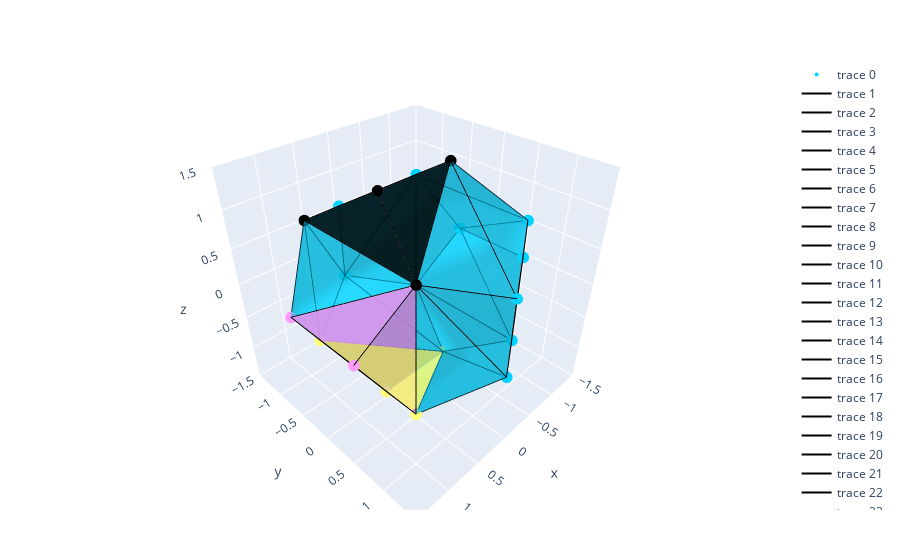

Here is the notebook cell this chart was saved with:
### Code cell
plotAssembly(convexDecomposition(Dodecahedron))

### Figure 1 — Plotly figure (JSON) as saved in the notebook; plotly's stock layout.template omitted (floating-point values rounded to 4 significant figures)
{"data": [{"marker": {"color": "#00D3FF", "size": 4}, "mode": "markers", "text": ["1", "2", "3", "4", "5", "6", "7", "8", "9", "10", "11", "12", "13", "14", "15", "16", "17"], "textposition": "bottom center", "type": "scatter3d", "x": [-0.5393, 0, 0.8727, -0.8727, 0, 0.8727, -0.8727, -0.5393, 0, 0.8727, -0.8727, 0, 0.8727, -0.8727, -1.412, 1.412, -1.412], "y": [0, 1.412, 0.8727, 0.8727, -1.412, -0.8727, -0.8727, 0, 1.412, 0.8727, 0.8727, -1.412, -0.8727, -0.8727, 0.5393, -0.5393, -0.5393], "z": [1.412, 0.5393, 0.8727, 0.8727, 0.5393, 0.8727, 0.8727, -1.412, -0.5393, -0.8727, -0.8727, -0.5393, -0.8727, -0.8727, 0, 0, 0]}, {"line": {"color": "black"}, "mode": "lines", "type": "scatter3d", "x": [-0.8727, -1.412], "y": [0.8727, -0.5393], "z": [-0.8727, 0]}, {"line": {"color": "black"}, "mode": "lines", "type": "scatter3d", "x": [-0.8727, -0.8727], "y": [0.8727, -0.8727], "z": [-0.8727, -0.8727]}, {"line": {"color": "black"}, "mode": "lines", "type": "scatter3d", "x": [0.8727, 1.412], "y": [0.8727, -0.5393], "z": [-0.8727, 0]}, {"line": {"color": "black"}, "mode": "lines", "type": "scatter3d", "x": [0.8727, 0.8727], "y": [0.8727, -0.8727], "z": [-0.8727, -0.8727]}, {"line": {"color": "black"}, "mode": "lines", "type": "scatter3d", "x": [-0.8727, -1.412], "y": [0.8727, -0.5393], "z": [0.8727, 0]}, {"line": {"color": "black"}, "mode": "lines", "type": "scatter3d", "x": [-0.8727, -0.8727], "y": [0.8727, -0.8727], "z": [0.8727, 0.8727]}, {"line": {"color": "black"}, "mode": "lines", "type": "scatter3d", "x": [0.8727, 1.412], "y": [0.8727, -0.5393], "z": [0.8727, 0]}, {"line": {"color": "black"}, "mode": "lines", "type": "scatter3d", "x": [0.8727, 0.8727], "y": [0.8727, -0.8727], "z": [0.8727, 0.8727]}, {"line": {"color": "black"}, "mode": "lines", "type": "scatter3d", "x": [-0.8727, -0.8727], "y": [-0.8727, -0.8727], "z": [0.8727, -0.8727]}, {"line": {"color": "black"}, "mode": "lines", "type": "scatter3d", "x": [-0.8727, 0], "y": [-0.8727, -1.412], "z": [0.8727, -0.5393]}, {"line": {"color": "black"}, "mode": "lines", "type": "scatter3d", "x": [0.8727, 0.8727], "y": [-0.8727, -0.8727], "z": [0.8727, -0.8727]}, {"line": {"color": "black"}, "mode": "lines", "type": "scatter3d", "x": [0.8727, 0], "y": [-0.8727, -1.412], "z": [0.8727, -0.5393]}, {"line": {"color": "black"}, "mode": "lines", "type": "scatter3d", "x": [-0.8727, -0.8727], "y": [0.8727, 0.8727], "z": [0.8727, -0.8727]}, {"line": {"color": "black"}, "mode": "lines", "type": "scatter3d", "x": [-0.8727, 0], "y": [0.8727, 1.412], "z": [0.8727, -0.5393]}, {"line": {"color": "black"}, "mode": "lines", "type": "scatter3d", "x": [0.8727, 0.8727], "y": [0.8727, 0.8727], "z": [0.8727, -0.8727]}, {"line": {"color": "black"}, "mode": "lines", "type": "scatter3d", "x": [0.8727, 0], "y": [0.8727, 1.412], "z": [0.8727, -0.5393]}, {"line": {"color": "black"}, "mode": "lines", "type": "scatter3d", "x": [-0.5393, 0], "y": [0, -1.412], "z": [-1.412, -0.5393]}, {"line": {"color": "black"}, "mode": "lines", "type": "scatter3d", "x": [-0.5393, 0.8727], "y": [0, -0.8727], "z": [-1.412, -0.8727]}, {"line": {"color": "black"}, "mode": "lines", "type": "scatter3d", "x": [-0.5393, 0], "y": [0, 1.412], "z": [-1.412, -0.5393]}, {"line": {"color": "black"}, "mode": "lines", "type": "scatter3d", "x": [-0.5393, 0.8727], "y": [0, 0.8727], "z": [-1.412, -0.8727]}, {"line": {"color": "black"}, "mode": "lines", "type": "scatter3d", "x": [-0.5393, 0], "y": [0, -1.412], "z": [1.412, 0.5393]}, {"line": {"color": "black"}, "mode": "lines", "type": "scatter3d", "x": [-0.5393, 0.8727], "y": [0, -0.8727], "z": [1.412, 0.8727]}, {"line": {"color": "black"}, "mode": "lines", "type": "scatter3d", "x": [-0.5393, 0], "y": [0, 1.412], "z": [1.412, 0.5393]}, {"line": {"color": "black"}, "mode": "lines", "type": "scatter3d", "x": [-0.5393, 0.8727], "y": [0, 0.8727], "z": [1.412, 0.8727]}, {"line": {"color": "black"}, "mode": "lines", "type": "scatter3d", "x": [-1.412, -1.412], "y": [0.5393, -0.5393], "z": [0, 0]}, {"line": {"color": "black"}, "mode": "lines", "type": "scatter3d", "x": [-0.8727, -1.412], "y": [-0.8727, -0.5393], "z": [-0.8727, 0]}, {"line": {"color": "black"}, "mode": "lines", "type": "scatter3d", "x": [0.8727, 1.412], "y": [-0.8727, -0.5393], "z": [-0.8727, 0]}, {"line": {"color": "black"}, "mode": "lines", "type": "scatter3d", "x": [0, -0.8727], "y": [-1.412, -0.8727], "z": [-0.5393, -0.8727]}, {"line": {"color": "black"}, "mode": "lines", "type": "scatter3d", "x": [0, 0.8727], "y": [-1.412, -0.8727], "z": [-0.5393, -0.8727]}, {"line": {"color": "black"}, "mode": "lines", "type": "scatter3d", "x": [-0.8727, -1.412], "y": [0.8727, 0.5393], "z": [-0.8727, 0]}, {"line": {"color": "black"}, "mode": "lines", "type": "scatter3d", "x": [0, -0.8727], "y": [1.412, 0.8727], "z": [-0.5393, -0.8727]}, {"line": {"color": "black"}, "mode": "lines", "type": "scatter3d", "x": [0, 0.8727], "y": [1.412, 0.8727], "z": [-0.5393, -0.8727]}, {"line": {"color": "black"}, "mode": "lines", "type": "scatter3d", "x": [-0.5393, -0.8727], "y": [0, -0.8727], "z": [-1.412, -0.8727]}, {"line": {"color": "black"}, "mode": "lines", "type": "scatter3d", "x": [-0.5393, -0.8727], "y": [0, 0.8727], "z": [-1.412, -0.8727]}, {"line": {"color": "black"}, "mode": "lines", "type": "scatter3d", "x": [-0.8727, -1.412], "y": [-0.8727, -0.5393], "z": [0.8727, 0]}, {"line": {"color": "black"}, "mode": "lines", "type": "scatter3d", "x": [0.8727, 1.412], "y": [-0.8727, -0.5393], "z": [0.8727, 0]}, {"line": {"color": "black"}, "mode": "lines", "type": "scatter3d", "x": [0, 0], "y": [-1.412, -1.412], "z": [0.5393, -0.5393]}, {"line": {"color": "black"}, "mode": "lines", "type": "scatter3d", "x": [0, -0.8727], "y": [-1.412, -0.8727], "z": [0.5393, 0.8727]}, {"line": {"color": "black"}, "mode": "lines", "type": "scatter3d", "x": [0, 0.8727], "y": [-1.412, -0.8727], "z": [0.5393, 0.8727]}, {"line": {"color": "black"}, "mode": "lines", "type": "scatter3d", "x": [-0.8727, -1.412], "y": [0.8727, 0.5393], "z": [0.8727, 0]}, {"line": {"color": "black"}, "mode": "lines", "type": "scatter3d", "x": [0, 0], "y": [1.412, 1.412], "z": [0.5393, -0.5393]}, {"line": {"color": "black"}, "mode": "lines", "type": "scatter3d", "x": [0, -0.8727], "y": [1.412, 0.8727], "z": [0.5393, 0.8727]}, {"line": {"color": "black"}, "mode": "lines", "type": "scatter3d", "x": [0, 0.8727], "y": [1.412, 0.8727], "z": [0.5393, 0.8727]}, {"line": {"color": "black"}, "mode": "lines", "type": "scatter3d", "x": [-0.5393, -0.8727], "y": [0, -0.8727], "z": [1.412, 0.8727]}, {"line": {"color": "black"}, "mode": "lines", "type": "scatter3d", "x": [-0.5393, -0.8727], "y": [0, 0.8727], "z": [1.412, 0.8727]}, {"facecolor": ["#00D3FF", "#00D3FF", "#00D3FF", "#00D3FF", "#00D3FF", "#00D3FF", "#00D3FF", "#00D3FF", "#00D3FF", "#00D3FF", "#00D3FF", "#00D3FF", "#00D3FF", "#00D3FF", "#00D3FF", "#00D3FF", "#00D3FF", "#00D3FF", "#00D3FF", "#00D3FF", "#00D3FF", "#00D3FF", "#00D3FF", "#00D3FF", "#00D3FF", "#00D3FF", "#00D3FF", "#00D3FF", "#00D3FF", "#00D3FF"], "i": [0, 1, 0, 4, 7, 8, 7, 11, 2, 2, 3, 3, 10, 5, 5, 12, 6, 6, 13, 2, 3, 3, 16, 9, 10, 10, 16, 0, 7, 2], "j": [2, 3, 5, 6, 9, 10, 12, 13, 1, 8, 1, 8, 14, 4, 11, 15, 4, 11, 16, 5, 0, 6, 14, 12, 7, 13, 14, 2, 9, 9], "k": [1, 0, 4, 0, 8, 7, 11, 7, 8, 9, 8, 10, 3, 11, 12, 5, 11, 13, 6, 15, 6, 16, 3, 15, 13, 16, 10, 5, 12, 15], "opacity": 0.6, "type": "mesh3d", "x": [-0.5393, 0, 0.8727, -0.8727, 0, 0.8727, -0.8727, -0.5393, 0, 0.8727, -0.8727, 0, 0.8727, -0.8727, -1.412, 1.412, -1.412], "y": [0, 1.412, 0.8727, 0.8727, -1.412, -0.8727, -0.8727, 0, 1.412, 0.8727, 0.8727, -1.412, -0.8727, -0.8727, 0.5393, -0.5393, -0.5393], "z": [1.412, 0.5393, 0.8727, 0.8727, 0.5393, 0.8727, 0.8727, -1.412, -0.5393, -0.8727, -0.8727, -0.5393, -0.8727, -0.8727, 0, 0, 0]}, {"marker": {"color": "#FF9BFF", "size": 4}, "mode": "markers", "text": ["1", "2", "3", "4"], "textposition": "bottom center", "type": "scatter3d", "x": [0.8727, 0.8727, 1.412, 1.412], "y": [0.8727, 0.8727, -0.5393, 0.5393], "z": [0.8727, -0.8727, 0, 0]}, {"line": {"color": "black"}, "mode": "lines", "type": "scatter3d", "x": [1.412, 1.412], "y": [-0.5393, 0.5393], "z": [0, 0]}, {"line": {"color": "black"}, "mode": "lines", "type": "scatter3d", "x": [0.8727, 1.412], "y": [0.8727, 0.5393], "z": [-0.8727, 0]}, {"line": {"color": "black"}, "mode": "lines", "type": "scatter3d", "x": [0.8727, 1.412], "y": [0.8727, -0.5393], "z": [-0.8727, 0]}, {"line": {"color": "black"}, "mode": "lines", "type": "scatter3d", "x": [0.8727, 1.412], "y": [0.8727, 0.5393], "z": [0.8727, 0]}, {"line": {"color": "black"}, "mode": "lines", "type": "scatter3d", "x": [0.8727, 1.412], "y": [0.8727, -0.5393], "z": [0.8727, 0]}, {"line": {"color": "black"}, "mode": "lines", "type": "scatter3d", "x": [0.8727, 0.8727], "y": [0.8727, 0.8727], "z": [0.8727, -0.8727]}, {"facecolor": ["#FF9BFF", "#FF9BFF", "#FF9BFF", "#FF9BFF"], "i": [0, 0, 0, 1], "j": [1, 1, 2, 2], "k": [2, 3, 3, 3], "opacity": 0.6, "type": "mesh3d", "x": [0.8727, 0.8727, 1.412, 1.412], "y": [0.8727, 0.8727, -0.5393, 0.5393], "z": [0.8727, -0.8727, 0, 0]}, {"marker": {"color": "#FFFF74", "size": 4}, "mode": "markers", "text": ["1", "2", "3", "4"], "textposition": "bottom center", "type": "scatter3d", "x": [-0.5393, 0.8727, 0.8727, 0.5393], "y": [0, 0.8727, -0.8727, 0], "z": [-1.412, -0.8727, -0.8727, -1.412]}, {"line": {"color": "black"}, "mode": "lines", "type": "scatter3d", "x": [0.8727, 0.5393], "y": [-0.8727, 0], "z": [-0.8727, -1.412]}, {"line": {"color": "black"}, "mode": "lines", "type": "scatter3d", "x": [0.8727, 0.5393], "y": [0.8727, 0], "z": [-0.8727, -1.412]}, {"line": {"color": "black"}, "mode": "lines", "type": "scatter3d", "x": [0.8727, 0.8727], "y": [0.8727, -0.8727], "z": [-0.8727, -0.8727]}, {"line": {"color": "black"}, "mode": "lines", "type": "scatter3d", "x": [-0.5393, 0.5393], "y": [0, 0], "z": [-1.412, -1.412]}, {"line": {"color": "black"}, "mode": "lines", "type": "scatter3d", "x": [-0.5393, 0.8727], "y": [0, -0.8727], "z": [-1.412, -0.8727]}, {"line": {"color": "black"}, "mode": "lines", "type": "scatter3d", "x": [-0.5393, 0.8727], "y": [0, 0.8727], "z": [-1.412, -0.8727]}, {"facecolor": ["#FFFF74", "#FFFF74", "#FFFF74", "#FFFF74"], "i": [0, 0, 0, 1], "j": [1, 1, 2, 2], "k": [2, 3, 3, 3], "opacity": 0.6, "type": "mesh3d", "x": [-0.5393, 0.8727, 0.8727, 0.5393], "y": [0, 0.8727, -0.8727, 0], "z": [-1.412, -0.8727, -0.8727, -1.412]}, {"marker": {"color": "#000000", "size": 4}, "mode": "markers", "text": ["1", "2", "3", "4"], "textposition": "bottom center", "type": "scatter3d", "x": [-0.5393, 0.8727, 0.8727, 0.5393], "y": [0, 0.8727, -0.8727, 0], "z": [1.412, 0.8727, 0.8727, 1.412]}, {"line": {"color": "black"}, "mode": "lines", "type": "scatter3d", "x": [0.8727, 0.5393], "y": [-0.8727, 0], "z": [0.8727, 1.412]}, {"line": {"color": "black"}, "mode": "lines", "type": "scatter3d", "x": [0.8727, 0.5393], "y": [0.8727, 0], "z": [0.8727, 1.412]}, {"line": {"color": "black"}, "mode": "lines", "type": "scatter3d", "x": [0.8727, 0.8727], "y": [0.8727, -0.8727], "z": [0.8727, 0.8727]}, {"line": {"color": "black"}, "mode": "lines", "type": "scatter3d", "x": [-0.5393, 0.5393], "y": [0, 0], "z": [1.412, 1.412]}, {"line": {"color": "black"}, "mode": "lines", "type": "scatter3d", "x": [-0.5393, 0.8727], "y": [0, -0.8727], "z": [1.412, 0.8727]}, {"line": {"color": "black"}, "mode": "lines", "type": "scatter3d", "x": [-0.5393, 0.8727], "y": [0, 0.8727], "z": [1.412, 0.8727]}, {"facecolor": ["#000000", "#000000", "#000000", "#000000"], "i": [0, 0, 0, 1], "j": [1, 1, 2, 2], "k": [2, 3, 3, 3], "opacity": 0.6, "type": "mesh3d", "x": [-0.5393, 0.8727, 0.8727, 0.5393], "y": [0, 0.8727, -0.8727, 0], "z": [1.412, 0.8727, 0.8727, 1.412]}], "layout": {"margin": {"b": 50, "l": 50, "r": 50, "t": 60}}}
